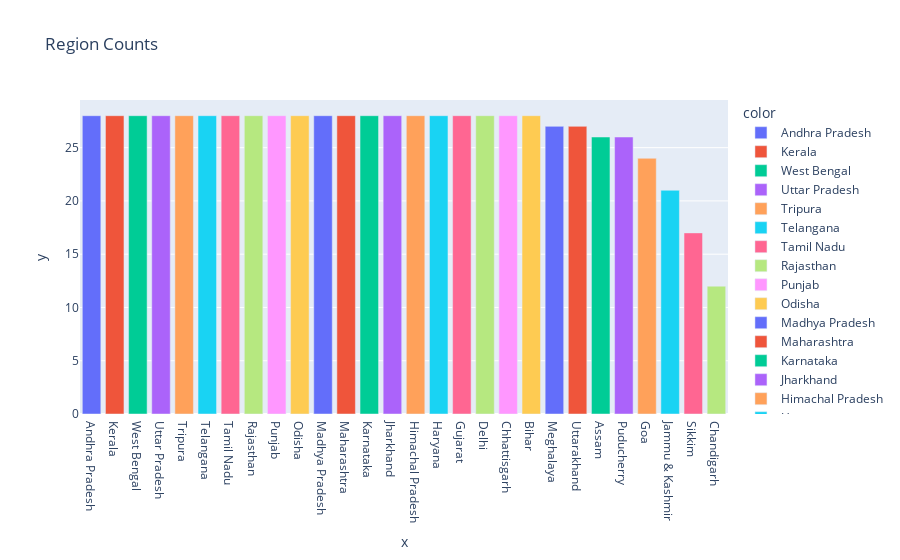

Here is the notebook cell this chart was saved with:
### Code cell
px.bar(df,x=df['Region'].value_counts().keys(),y=df['Region'].value_counts(),color=df['Region'].value_counts().keys(),title='Region Counts')

### Figure 1 — Plotly figure (JSON) as saved in the notebook; plotly's stock layout.template omitted (floating-point values rounded to 4 significant figures)
{"data": [{"alignmentgroup": "True", "hovertemplate": "color=Andhra Pradesh<br>x=%{x}<br>y=%{y}<extra></extra>", "legendgroup": "Andhra Pradesh", "marker": {"color": "#636efa", "pattern": {"shape": ""}}, "name": "Andhra Pradesh", "offsetgroup": "Andhra Pradesh", "orientation": "v", "showlegend": true, "textposition": "auto", "type": "bar", "x": ["Andhra Pradesh"], "xaxis": "x", "y": [28], "yaxis": "y"}, {"alignmentgroup": "True", "hovertemplate": "color=Kerala<br>x=%{x}<br>y=%{y}<extra></extra>", "legendgroup": "Kerala", "marker": {"color": "#EF553B", "pattern": {"shape": ""}}, "name": "Kerala", "offsetgroup": "Kerala", "orientation": "v", "showlegend": true, "textposition": "auto", "type": "bar", "x": ["Kerala"], "xaxis": "x", "y": [28], "yaxis": "y"}, {"alignmentgroup": "True", "hovertemplate": "color=West Bengal<br>x=%{x}<br>y=%{y}<extra></extra>", "legendgroup": "West Bengal", "marker": {"color": "#00cc96", "pattern": {"shape": ""}}, "name": "West Bengal", "offsetgroup": "West Bengal", "orientation": "v", "showlegend": true, "textposition": "auto", "type": "bar", "x": ["West Bengal"], "xaxis": "x", "y": [28], "yaxis": "y"}, {"alignmentgroup": "True", "hovertemplate": "color=Uttar Pradesh<br>x=%{x}<br>y=%{y}<extra></extra>", "legendgroup": "Uttar Pradesh", "marker": {"color": "#ab63fa", "pattern": {"shape": ""}}, "name": "Uttar Pradesh", "offsetgroup": "Uttar Pradesh", "orientation": "v", "showlegend": true, "textposition": "auto", "type": "bar", "x": ["Uttar Pradesh"], "xaxis": "x", "y": [28], "yaxis": "y"}, {"alignmentgroup": "True", "hovertemplate": "color=Tripura<br>x=%{x}<br>y=%{y}<extra></extra>", "legendgroup": "Tripura", "marker": {"color": "#FFA15A", "pattern": {"shape": ""}}, "name": "Tripura", "offsetgroup": "Tripura", "orientation": "v", "showlegend": true, "textposition": "auto", "type": "bar", "x": ["Tripura"], "xaxis": "x", "y": [28], "yaxis": "y"}, {"alignmentgroup": "True", "hovertemplate": "color=Telangana<br>x=%{x}<br>y=%{y}<extra></extra>", "legendgroup": "Telangana", "marker": {"color": "#19d3f3", "pattern": {"shape": ""}}, "name": "Telangana", "offsetgroup": "Telangana", "orientation": "v", "showlegend": true, "textposition": "auto", "type": "bar", "x": ["Telangana"], "xaxis": "x", "y": [28], "yaxis": "y"}, {"alignmentgroup": "True", "hovertemplate": "color=Tamil Nadu<br>x=%{x}<br>y=%{y}<extra></extra>", "legendgroup": "Tamil Nadu", "marker": {"color": "#FF6692", "pattern": {"shape": ""}}, "name": "Tamil Nadu", "offsetgroup": "Tamil Nadu", "orientation": "v", "showlegend": true, "textposition": "auto", "type": "bar", "x": ["Tamil Nadu"], "xaxis": "x", "y": [28], "yaxis": "y"}, {"alignmentgroup": "True", "hovertemplate": "color=Rajasthan<br>x=%{x}<br>y=%{y}<extra></extra>", "legendgroup": "Rajasthan", "marker": {"color": "#B6E880", "pattern": {"shape": ""}}, "name": "Rajasthan", "offsetgroup": "Rajasthan", "orientation": "v", "showlegend": true, "textposition": "auto", "type": "bar", "x": ["Rajasthan"], "xaxis": "x", "y": [28], "yaxis": "y"}, {"alignmentgroup": "True", "hovertemplate": "color=Punjab<br>x=%{x}<br>y=%{y}<extra></extra>", "legendgroup": "Punjab", "marker": {"color": "#FF97FF", "pattern": {"shape": ""}}, "name": "Punjab", "offsetgroup": "Punjab", "orientation": "v", "showlegend": true, "textposition": "auto", "type": "bar", "x": ["Punjab"], "xaxis": "x", "y": [28], "yaxis": "y"}, {"alignmentgroup": "True", "hovertemplate": "color=Odisha<br>x=%{x}<br>y=%{y}<extra></extra>", "legendgroup": "Odisha", "marker": {"color": "#FECB52", "pattern": {"shape": ""}}, "name": "Odisha", "offsetgroup": "Odisha", "orientation": "v", "showlegend": true, "textposition": "auto", "type": "bar", "x": ["Odisha"], "xaxis": "x", "y": [28], "yaxis": "y"}, {"alignmentgroup": "True", "hovertemplate": "color=Madhya Pradesh<br>x=%{x}<br>y=%{y}<extra></extra>", "legendgroup": "Madhya Pradesh", "marker": {"color": "#636efa", "pattern": {"shape": ""}}, "name": "Madhya Pradesh", "offsetgroup": "Madhya Pradesh", "orientation": "v", "showlegend": true, "textposition": "auto", "type": "bar", "x": ["Madhya Pradesh"], "xaxis": "x", "y": [28], "yaxis": "y"}, {"alignmentgroup": "True", "hovertemplate": "color=Maharashtra<br>x=%{x}<br>y=%{y}<extra></extra>", "legendgroup": "Maharashtra", "marker": {"color": "#EF553B", "pattern": {"shape": ""}}, "name": "Maharashtra", "offsetgroup": "Maharashtra", "orientation": "v", "showlegend": true, "textposition": "auto", "type": "bar", "x": ["Maharashtra"], "xaxis": "x", "y": [28], "yaxis": "y"}, {"alignmentgroup": "True", "hovertemplate": "color=Karnataka<br>x=%{x}<br>y=%{y}<extra></extra>", "legendgroup": "Karnataka", "marker": {"color": "#00cc96", "pattern": {"shape": ""}}, "name": "Karnataka", "offsetgroup": "Karnataka", "orientation": "v", "showlegend": true, "textposition": "auto", "type": "bar", "x": ["Karnataka"], "xaxis": "x", "y": [28], "yaxis": "y"}, {"alignmentgroup": "True", "hovertemplate": "color=Jharkhand<br>x=%{x}<br>y=%{y}<extra></extra>", "legendgroup": "Jharkhand", "marker": {"color": "#ab63fa", "pattern": {"shape": ""}}, "name": "Jharkhand", "offsetgroup": "Jharkhand", "orientation": "v", "showlegend": true, "textposition": "auto", "type": "bar", "x": ["Jharkhand"], "xaxis": "x", "y": [28], "yaxis": "y"}, {"alignmentgroup": "True", "hovertemplate": "color=Himachal Pradesh<br>x=%{x}<br>y=%{y}<extra></extra>", "legendgroup": "Himachal Pradesh", "marker": {"color": "#FFA15A", "pattern": {"shape": ""}}, "name": "Himachal Pradesh", "offsetgroup": "Himachal Pradesh", "orientation": "v", "showlegend": true, "textposition": "auto", "type": "bar", "x": ["Himachal Pradesh"], "xaxis": "x", "y": [28], "yaxis": "y"}, {"alignmentgroup": "True", "hovertemplate": "color=Haryana<br>x=%{x}<br>y=%{y}<extra></extra>", "legendgroup": "Haryana", "marker": {"color": "#19d3f3", "pattern": {"shape": ""}}, "name": "Haryana", "offsetgroup": "Haryana", "orientation": "v", "showlegend": true, "textposition": "auto", "type": "bar", "x": ["Haryana"], "xaxis": "x", "y": [28], "yaxis": "y"}, {"alignmentgroup": "True", "hovertemplate": "color=Gujarat<br>x=%{x}<br>y=%{y}<extra></extra>", "legendgroup": "Gujarat", "marker": {"color": "#FF6692", "pattern": {"shape": ""}}, "name": "Gujarat", "offsetgroup": "Gujarat", "orientation": "v", "showlegend": true, "textposition": "auto", "type": "bar", "x": ["Gujarat"], "xaxis": "x", "y": [28], "yaxis": "y"}, {"alignmentgroup": "True", "hovertemplate": "color=Delhi<br>x=%{x}<br>y=%{y}<extra></extra>", "legendgroup": "Delhi", "marker": {"color": "#B6E880", "pattern": {"shape": ""}}, "name": "Delhi", "offsetgroup": "Delhi", "orientation": "v", "showlegend": true, "textposition": "auto", "type": "bar", "x": ["Delhi"], "xaxis": "x", "y": [28], "yaxis": "y"}, {"alignmentgroup": "True", "hovertemplate": "color=Chhattisgarh<br>x=%{x}<br>y=%{y}<extra></extra>", "legendgroup": "Chhattisgarh", "marker": {"color": "#FF97FF", "pattern": {"shape": ""}}, "name": "Chhattisgarh", "offsetgroup": "Chhattisgarh", "orientation": "v", "showlegend": true, "textposition": "auto", "type": "bar", "x": ["Chhattisgarh"], "xaxis": "x", "y": [28], "yaxis": "y"}, {"alignmentgroup": "True", "hovertemplate": "color=Bihar<br>x=%{x}<br>y=%{y}<extra></extra>", "legendgroup": "Bihar", "marker": {"color": "#FECB52", "pattern": {"shape": ""}}, "name": "Bihar", "offsetgroup": "Bihar", "orientation": "v", "showlegend": true, "textposition": "auto", "type": "bar", "x": ["Bihar"], "xaxis": "x", "y": [28], "yaxis": "y"}, {"alignmentgroup": "True", "hovertemplate": "color=Meghalaya<br>x=%{x}<br>y=%{y}<extra></extra>", "legendgroup": "Meghalaya", "marker": {"color": "#636efa", "pattern": {"shape": ""}}, "name": "Meghalaya", "offsetgroup": "Meghalaya", "orientation": "v", "showlegend": true, "textposition": "auto", "type": "bar", "x": ["Meghalaya"], "xaxis": "x", "y": [27], "yaxis": "y"}, {"alignmentgroup": "True", "hovertemplate": "color=Uttarakhand<br>x=%{x}<br>y=%{y}<extra></extra>", "legendgroup": "Uttarakhand", "marker": {"color": "#EF553B", "pattern": {"shape": ""}}, "name": "Uttarakhand", "offsetgroup": "Uttarakhand", "orientation": "v", "showlegend": true, "textposition": "auto", "type": "bar", "x": ["Uttarakhand"], "xaxis": "x", "y": [27], "yaxis": "y"}, {"alignmentgroup": "True", "hovertemplate": "color=Assam<br>x=%{x}<br>y=%{y}<extra></extra>", "legendgroup": "Assam", "marker": {"color": "#00cc96", "pattern": {"shape": ""}}, "name": "Assam", "offsetgroup": "Assam", "orientation": "v", "showlegend": true, "textposition": "auto", "type": "bar", "x": ["Assam"], "xaxis": "x", "y": [26], "yaxis": "y"}, {"alignmentgroup": "True", "hovertemplate": "color=Puducherry<br>x=%{x}<br>y=%{y}<extra></extra>", "legendgroup": "Puducherry", "marker": {"color": "#ab63fa", "pattern": {"shape": ""}}, "name": "Puducherry", "offsetgroup": "Puducherry", "orientation": "v", "showlegend": true, "textposition": "auto", "type": "bar", "x": ["Puducherry"], "xaxis": "x", "y": [26], "yaxis": "y"}, {"alignmentgroup": "True", "hovertemplate": "color=Goa<br>x=%{x}<br>y=%{y}<extra></extra>", "legendgroup": "Goa", "marker": {"color": "#FFA15A", "pattern": {"shape": ""}}, "name": "Goa", "offsetgroup": "Goa", "orientation": "v", "showlegend": true, "textposition": "auto", "type": "bar", "x": ["Goa"], "xaxis": "x", "y": [24], "yaxis": "y"}, {"alignmentgroup": "True", "hovertemplate": "color=Jammu & Kashmir<br>x=%{x}<br>y=%{y}<extra></extra>", "legendgroup": "Jammu & Kashmir", "marker": {"color": "#19d3f3", "pattern": {"shape": ""}}, "name": "Jammu & Kashmir", "offsetgroup": "Jammu & Kashmir", "orientation": "v", "showlegend": true, "textposition": "auto", "type": "bar", "x": ["Jammu & Kashmir"], "xaxis": "x", "y": [21], "yaxis": "y"}, {"alignmentgroup": "True", "hovertemplate": "color=Sikkim<br>x=%{x}<br>y=%{y}<extra></extra>", "legendgroup": "Sikkim", "marker": {"color": "#FF6692", "pattern": {"shape": ""}}, "name": "Sikkim", "offsetgroup": "Sikkim", "orientation": "v", "showlegend": true, "textposition": "auto", "type": "bar", "x": ["Sikkim"], "xaxis": "x", "y": [17], "yaxis": "y"}, {"alignmentgroup": "True", "hovertemplate": "color=Chandigarh<br>x=%{x}<br>y=%{y}<extra></extra>", "legendgroup": "Chandigarh", "marker": {"color": "#B6E880", "pattern": {"shape": ""}}, "name": "Chandigarh", "offsetgroup": "Chandigarh", "orientation": "v", "showlegend": true, "textposition": "auto", "type": "bar", "x": ["Chandigarh"], "xaxis": "x", "y": [12], "yaxis": "y"}], "layout": {"barmode": "relative", "legend": {"title": {"text": "color"}, "tracegroupgap": 0}, "title": {"text": "Region Counts"}, "xaxis": {"anchor": "y", "domain": [0, 1], "title": {"text": "x"}}, "yaxis": {"anchor": "x", "domain": [0, 1], "title": {"text": "y"}}}}
